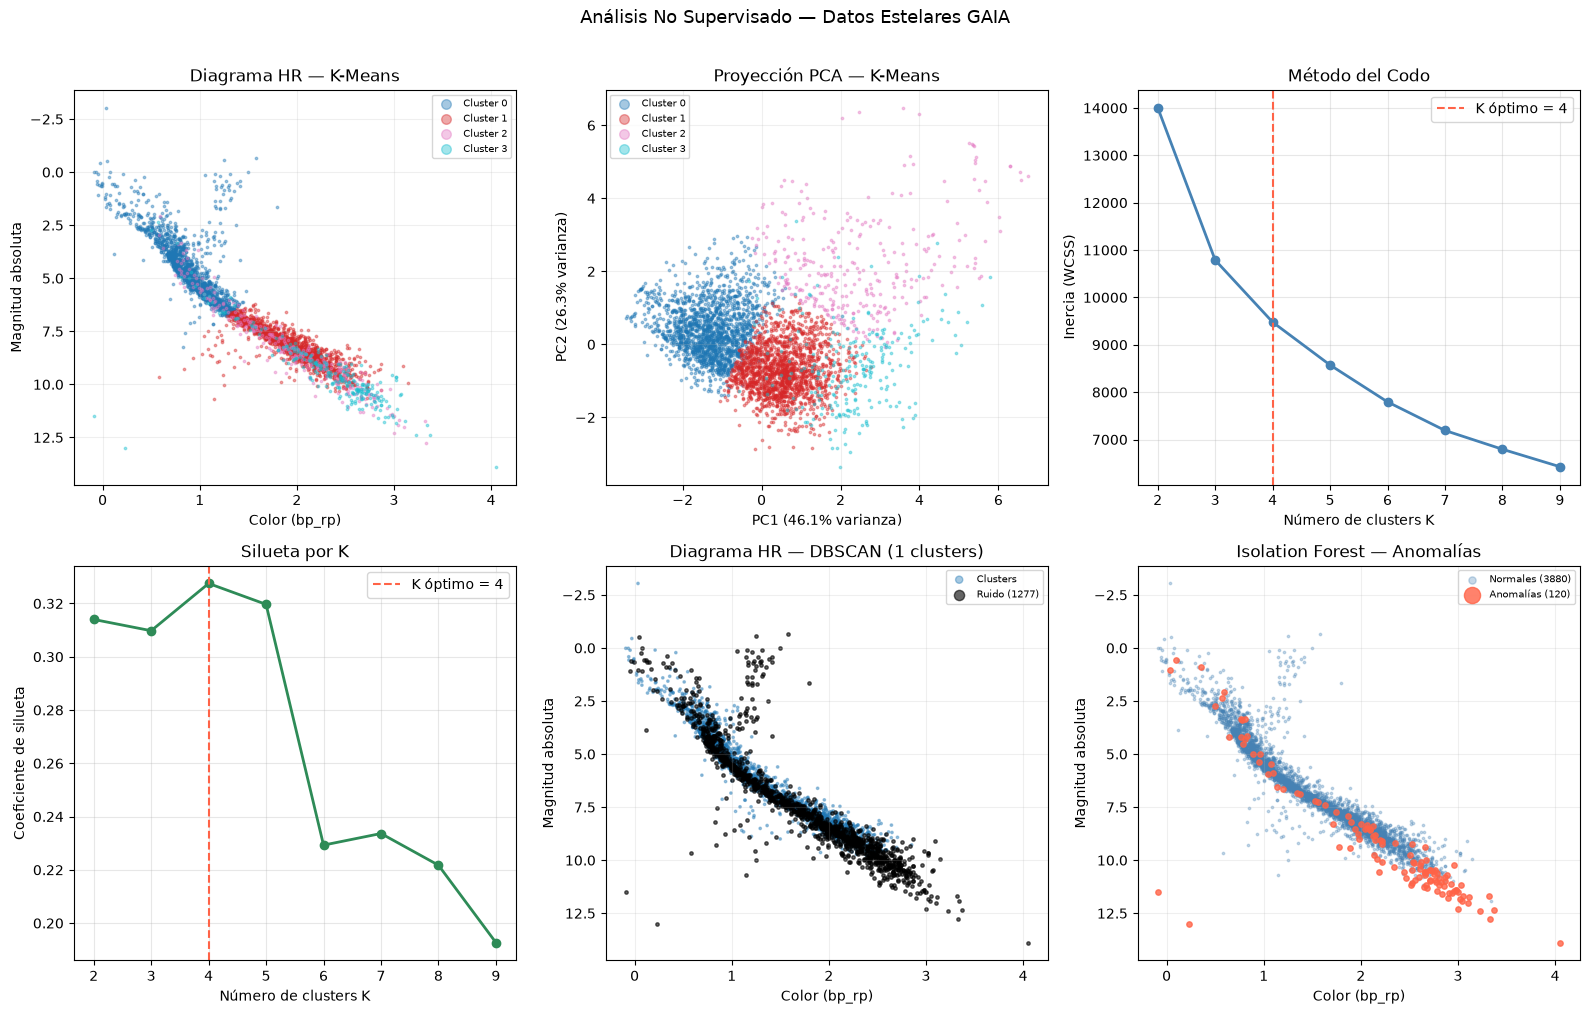

Here is the Python script that generated this plot:
"""
TP Bloque 11: Aprendizaje No Supervisado
Dataset: Datos estelares GAIA (vía astroquery, con fallback sintético)

Cubre:
  1. Carga de datos estelares GAIA
  2. Preprocesamiento y exploración
  3. PCA: reducción de dimensionalidad y visualización
  4. K-Means: método del codo y coeficiente de silueta
  5. Clustering final e interpretación astronómica
  6. DBSCAN como alternativa
  7. Isolation Forest: detección de anomalías estelares
"""

import numpy as np
import pandas as pd
import matplotlib
matplotlib.use('Agg')
import matplotlib.pyplot as plt
import warnings
warnings.filterwarnings('ignore')

from sklearn.preprocessing import StandardScaler
from sklearn.decomposition import PCA
from sklearn.cluster import KMeans, DBSCAN
from sklearn.ensemble import IsolationForest
from sklearn.metrics import silhouette_score

# ─────────────────────────────────────────────
# 1. CARGA DE DATOS GAIA
# ─────────────────────────────────────────────

print("=" * 62)
print("  BLOQUE 11 — Aprendizaje No Supervisado: Datos GAIA")
print("=" * 62)

def cargar_gaia():
    """Intenta bajar datos reales de GAIA. Si falla, genera sintéticos."""
    try:
        from astroquery.gaia import Gaia
        Gaia.MAIN_GAIA_TABLE = "gaiadr3.gaia_source"
        query = """
            SELECT TOP 4000
                bp_rp, phot_g_mean_mag, parallax, pmra, pmdec
            FROM gaiadr3.gaia_source
            WHERE parallax > 5
              AND parallax < 100
              AND phot_g_mean_mag < 15
              AND bp_rp IS NOT NULL
              AND pmra IS NOT NULL
        """
        print("\n  Conectando con el archivo GAIA...")
        job    = Gaia.launch_job(query)
        tabla  = job.get_results().to_pandas()
        tabla  = tabla.dropna()
        # Magnitud absoluta: M = m - 5*log10(1000/parallax) + 5
        tabla["abs_mag"] = tabla["phot_g_mean_mag"] - 5 * np.log10(1000 / tabla["parallax"]) + 5
        print(f"  Datos GAIA reales descargados: {len(tabla)} estrellas")
        return tabla[["bp_rp", "abs_mag", "parallax", "pmra", "pmdec"]], "real"
    except Exception as e:
        print(f"\n  GAIA no disponible ({type(e).__name__}). Usando datos sintéticos.")
        return generar_datos_sinteticos(), "sintetico"

def generar_datos_sinteticos():
    """
    Genera estrellas sintéticas que replican las poblaciones del
    diagrama de Hertzsprung-Russell:
      - Secuencia principal (la mayoría de las estrellas)
      - Gigantes rojas
      - Enanas blancas
      - Supergigantes azules
      - Outliers / anomalías
    """
    rng = np.random.default_rng(42)
    grupos = []

    # Secuencia principal: franja diagonal del HR
    n = 2500
    color = rng.uniform(-0.3, 2.0, n)
    mag   = 4.5 * color + rng.normal(0, 0.4, n)
    pmra  = rng.normal(0, 15, n)
    pmdec = rng.normal(0, 15, n)
    par   = rng.uniform(5, 80, n)
    grupos.append(pd.DataFrame({"bp_rp": color, "abs_mag": mag,
                                "parallax": par, "pmra": pmra, "pmdec": pmdec}))

    # Gigantes rojas: esquina superior derecha
    n = 700
    color = rng.uniform(1.2, 3.5, n)
    mag   = rng.uniform(-3, 1.5, n)
    pmra  = rng.normal(-5, 8, n)
    pmdec = rng.normal(-5, 8, n)
    par   = rng.uniform(5, 40, n)
    grupos.append(pd.DataFrame({"bp_rp": color, "abs_mag": mag,
                                "parallax": par, "pmra": pmra, "pmdec": pmdec}))

    # Enanas blancas: esquina inferior izquierda
    n = 400
    color = rng.uniform(-0.4, 0.8, n)
    mag   = rng.uniform(10, 16, n)
    pmra  = rng.normal(0, 30, n)
    pmdec = rng.normal(0, 30, n)
    par   = rng.uniform(20, 100, n)
    grupos.append(pd.DataFrame({"bp_rp": color, "abs_mag": mag,
                                "parallax": par, "pmra": pmra, "pmdec": pmdec}))

    # Supergigantes azules: esquina superior izquierda
    n = 150
    color = rng.uniform(-0.4, 0.3, n)
    mag   = rng.uniform(-8, -2, n)
    pmra  = rng.normal(0, 5, n)
    pmdec = rng.normal(0, 5, n)
    par   = rng.uniform(5, 15, n)
    grupos.append(pd.DataFrame({"bp_rp": color, "abs_mag": mag,
                                "parallax": par, "pmra": pmra, "pmdec": pmdec}))

    # Anomalías: puntos que no encajan en ninguna población
    n = 80
    color = rng.uniform(-1.0, 5.0, n)
    mag   = rng.uniform(-10, 20, n)
    pmra  = rng.normal(0, 80, n)
    pmdec = rng.normal(0, 80, n)
    par   = rng.uniform(5, 100, n)
    grupos.append(pd.DataFrame({"bp_rp": color, "abs_mag": mag,
                                "parallax": par, "pmra": pmra, "pmdec": pmdec}))

    df = pd.concat(grupos, ignore_index=True)
    print(f"  Dataset sintético generado: {len(df)} estrellas")
    return df

df, origen = cargar_gaia()

print(f"\n  Origen datos  : {origen}")
print(f"  Total estrellas: {len(df)}")
print(f"\n  Estadísticas descriptivas:")
print(df.describe().round(3).to_string())

# ─────────────────────────────────────────────
# 2. PREPROCESAMIENTO
# ─────────────────────────────────────────────

print("\n" + "─" * 62)
print("  2. PREPROCESAMIENTO")
print("─" * 62)

df = df.dropna()
features = ["bp_rp", "abs_mag", "parallax", "pmra", "pmdec"]
X = df[features].values

# Recortar outliers extremos antes de escalar
for i in range(X.shape[1]):
    p1, p99 = np.percentile(X[:, i], [1, 99])
    X[:, i] = np.clip(X[:, i], p1, p99)

scaler = StandardScaler()
X_scaled = scaler.fit_transform(X)

print(f"  Features      : {features}")
print(f"  Escalado      : StandardScaler (media=0, std=1)")
print(f"  Estrellas     : {len(X)} tras limpieza")

# ─────────────────────────────────────────────
# 3. PCA
# ─────────────────────────────────────────────

print("\n" + "─" * 62)
print("  3. PCA — Reducción de Dimensionalidad")
print("─" * 62)

pca_full = PCA()
pca_full.fit(X_scaled)
var_exp   = pca_full.explained_variance_ratio_
var_acum  = np.cumsum(var_exp)

print(f"\n  Varianza explicada por componente:")
for i, (v, va) in enumerate(zip(var_exp, var_acum), 1):
    barra = "#" * int(v * 50)
    print(f"    PC{i}: {v:.3f} ({va:.3f} acumulado)  {barra}")

n_comp = np.argmax(var_acum >= 0.90) + 1
print(f"\n  Componentes para explicar 90% de varianza: {n_comp}")

pca2 = PCA(n_components=2)
X_pca = pca2.fit_transform(X_scaled)
print(f"  Proyección 2D explica: {pca2.explained_variance_ratio_.sum():.1%} de la varianza")

# ─────────────────────────────────────────────
# 4. K-MEANS: MÉTODO DEL CODO Y SILUETA
# ─────────────────────────────────────────────

print("\n" + "─" * 62)
print("  4. K-MEANS — Selección de K")
print("─" * 62)

inercias   = []
siluetas   = []
rango_k    = range(2, 10)

print(f"\n  {'K':<5} {'Inercia':>12} {'Silueta':>10}")
print("  " + "-" * 30)

for k in rango_k:
    km = KMeans(n_clusters=k, random_state=42, n_init=10)
    km.fit(X_scaled)
    inercias.append(km.inertia_)
    sil = silhouette_score(X_scaled, km.labels_, sample_size=1000)
    siluetas.append(sil)
    print(f"  {k:<5} {km.inertia_:>12.1f} {sil:>10.4f}")

k_optimo = list(rango_k)[np.argmax(siluetas)]
print(f"\n  K óptimo por silueta: {k_optimo}")

# ─────────────────────────────────────────────
# 5. CLUSTERING FINAL E INTERPRETACIÓN
# ─────────────────────────────────────────────

print("\n" + "─" * 62)
print("  5. CLUSTERING FINAL")
print("─" * 62)

km_final = KMeans(n_clusters=k_optimo, random_state=42, n_init=10)
labels_km = km_final.fit_predict(X_scaled)

print(f"\n  Clusters encontrados: {k_optimo}")
print(f"\n  {'Cluster':<10} {'N estrellas':>12} {'bp_rp medio':>14} {'mag_abs media':>15} {'parallax media':>16}")
print("  " + "-" * 70)

nombres_astro = {
    0: "Secuencia principal",
    1: "Gigantes rojas",
    2: "Enanas blancas",
    3: "Supergigantes",
    4: "Mixto/transición",
}

for c in range(k_optimo):
    mask  = labels_km == c
    n     = mask.sum()
    color = df["bp_rp"].values[mask].mean()
    mag   = df["abs_mag"].values[mask].mean()
    par   = df["parallax"].values[mask].mean()
    print(f"  {c:<10} {n:>12} {color:>14.3f} {mag:>15.3f} {par:>16.3f}")

print("""
  Interpretación astronómica:
    bp_rp alto (>1.5) + mag_abs alta  → Gigantes rojas (frías y grandes)
    bp_rp bajo (<0.3) + mag_abs baja  → Supergigantes azules (muy luminosas)
    bp_rp bajo        + mag_abs alta  → Enanas blancas (pequeñas y densas)
    franja diagonal                   → Secuencia principal (como el Sol)
""")

# ─────────────────────────────────────────────
# 6. DBSCAN
# ─────────────────────────────────────────────

print("─" * 62)
print("  6. DBSCAN — Clustering por densidad")
print("─" * 62)

db = DBSCAN(eps=0.5, min_samples=15)
labels_db = db.fit_predict(X_scaled)

n_clusters_db = len(set(labels_db)) - (1 if -1 in labels_db else 0)
n_ruido       = (labels_db == -1).sum()

print(f"\n  Clusters encontrados : {n_clusters_db}")
print(f"  Puntos marcados ruido: {n_ruido} ({n_ruido/len(labels_db):.1%})")
print(f"\n  Diferencia clave vs K-Means:")
print(f"    K-Means asigna cada punto a un cluster, sin excepciones")
print(f"    DBSCAN marca {n_ruido} estrellas como ruido — candidatas a anomalías")

# ─────────────────────────────────────────────
# 7. ISOLATION FOREST — DETECCIÓN DE ANOMALÍAS
# ─────────────────────────────────────────────

print("\n" + "─" * 62)
print("  7. ISOLATION FOREST — Anomalías estelares")
print("─" * 62)

iso = IsolationForest(contamination=0.03, random_state=42)
anomalias = iso.fit_predict(X_scaled)
n_anomalias = (anomalias == -1).sum()

print(f"\n  Estrellas anómalas detectadas: {n_anomalias} ({n_anomalias/len(X):.1%})")
print(f"\n  Propiedades promedio de las anomalías:")
mask_ano = anomalias == -1
for feat in features:
    val = df[feat].values[mask_ano].mean()
    print(f"    {feat:<12}: {val:.3f}")

print(f"\n  Interpretación: estas estrellas tienen combinaciones inusuales de")
print(f"  color, magnitud y movimiento propio. Pueden ser objetos exóticos,")
print(f"  errores de medición, o estrellas en fases evolutivas raras.")

# ─────────────────────────────────────────────
# 8. GRÁFICOS
# ─────────────────────────────────────────────

print("\n" + "─" * 62)
print("  8. GRÁFICOS")
print("─" * 62)

colores_cluster = plt.cm.tab10(np.linspace(0, 0.9, k_optimo))
fig, axes = plt.subplots(2, 3, figsize=(16, 10))

# 1. Diagrama HR coloreado por cluster
ax = axes[0, 0]
for c in range(k_optimo):
    mask = labels_km == c
    ax.scatter(df["bp_rp"].values[mask], df["abs_mag"].values[mask],
               s=3, alpha=0.4, color=colores_cluster[c], label=f"Cluster {c}")
ax.invert_yaxis()
ax.set_xlabel("Color (bp_rp)")
ax.set_ylabel("Magnitud absoluta")
ax.set_title("Diagrama HR — K-Means")
ax.legend(markerscale=4, fontsize=7)
ax.grid(True, alpha=0.2)

# 2. Proyección PCA
ax = axes[0, 1]
for c in range(k_optimo):
    mask = labels_km == c
    ax.scatter(X_pca[mask, 0], X_pca[mask, 1],
               s=3, alpha=0.4, color=colores_cluster[c], label=f"Cluster {c}")
ax.set_xlabel(f"PC1 ({pca2.explained_variance_ratio_[0]:.1%} varianza)")
ax.set_ylabel(f"PC2 ({pca2.explained_variance_ratio_[1]:.1%} varianza)")
ax.set_title("Proyección PCA — K-Means")
ax.legend(markerscale=4, fontsize=7)
ax.grid(True, alpha=0.2)

# 3. Método del codo
ax = axes[0, 2]
ax.plot(list(rango_k), inercias, "o-", color="steelblue", lw=2)
ax.axvline(k_optimo, color="tomato", linestyle="--", label=f"K óptimo = {k_optimo}")
ax.set_xlabel("Número de clusters K")
ax.set_ylabel("Inercia (WCSS)")
ax.set_title("Método del Codo")
ax.legend()
ax.grid(True, alpha=0.3)

# 4. Coeficiente de silueta
ax = axes[1, 0]
ax.plot(list(rango_k), siluetas, "o-", color="seagreen", lw=2)
ax.axvline(k_optimo, color="tomato", linestyle="--", label=f"K óptimo = {k_optimo}")
ax.set_xlabel("Número de clusters K")
ax.set_ylabel("Coeficiente de silueta")
ax.set_title("Silueta por K")
ax.legend()
ax.grid(True, alpha=0.3)

# 5. DBSCAN en HR
ax = axes[1, 1]
mask_ruido = labels_db == -1
ax.scatter(df["bp_rp"].values[~mask_ruido], df["abs_mag"].values[~mask_ruido],
           c=labels_db[~mask_ruido], cmap="tab10", s=3, alpha=0.4, label="Clusters")
ax.scatter(df["bp_rp"].values[mask_ruido], df["abs_mag"].values[mask_ruido],
           color="black", s=6, alpha=0.6, label=f"Ruido ({n_ruido})")
ax.invert_yaxis()
ax.set_xlabel("Color (bp_rp)")
ax.set_ylabel("Magnitud absoluta")
ax.set_title(f"Diagrama HR — DBSCAN ({n_clusters_db} clusters)")
ax.legend(markerscale=3, fontsize=7)
ax.grid(True, alpha=0.2)

# 6. Anomalías en HR
ax = axes[1, 2]
mask_norm = anomalias == 1
ax.scatter(df["bp_rp"].values[mask_norm], df["abs_mag"].values[mask_norm],
           color="steelblue", s=3, alpha=0.3, label=f"Normales ({mask_norm.sum()})")
ax.scatter(df["bp_rp"].values[mask_ano], df["abs_mag"].values[mask_ano],
           color="tomato", s=15, alpha=0.8, label=f"Anomalías ({n_anomalias})", zorder=5)
ax.invert_yaxis()
ax.set_xlabel("Color (bp_rp)")
ax.set_ylabel("Magnitud absoluta")
ax.set_title("Isolation Forest — Anomalías")
ax.legend(markerscale=3, fontsize=7)
ax.grid(True, alpha=0.2)

plt.suptitle("Análisis No Supervisado — Datos Estelares GAIA", fontsize=13, y=1.01)
plt.tight_layout()
plt.savefig("analisis_estelar.png", dpi=100, bbox_inches="tight")
plt.close()
print("  Guardado: analisis_estelar.png")

# Varianza explicada por PCA
fig, ax = plt.subplots(figsize=(6, 4))
ax.bar(range(1, 6), var_exp, color="steelblue", alpha=0.7, label="Individual")
ax.plot(range(1, 6), var_acum, "o-", color="tomato", label="Acumulada")
ax.axhline(0.90, color="gray", linestyle="--", label="90%")
ax.set_xlabel("Componente principal")
ax.set_ylabel("Varianza explicada")
ax.set_title("PCA — Varianza Explicada")
ax.legend()
ax.grid(True, alpha=0.3)
plt.tight_layout()
plt.savefig("pca_varianza.png", dpi=100)
plt.close()
print("  Guardado: pca_varianza.png")

print("\n" + "=" * 62)
print("  RESUMEN FINAL")
print("=" * 62)
print(f"  Dataset            : {len(X)} estrellas GAIA ({origen})")
print(f"  Features           : {features}")
print(f"  PCA (2 componentes): {pca2.explained_variance_ratio_.sum():.1%} varianza retenida")
print(f"  K-Means            : {k_optimo} clusters (por silueta)")
print(f"  DBSCAN             : {n_clusters_db} clusters + {n_ruido} puntos ruido")
print(f"  Isolation Forest   : {n_anomalias} estrellas anómalas ({n_anomalias/len(X):.1%})")
print()
print("  Interpretación crítica:")
print("  Los clusters de K-Means recuperan naturalmente las poblaciones")
print("  estelares del diagrama HR sin haber visto ninguna etiqueta.")
print("  DBSCAN identifica las mismas regiones densas y además marca")
print("  como ruido los objetos en zonas de baja densidad poblacional.")
print("  Isolation Forest detecta estrellas con propiedades físicas")
print("  atípicas que merecen inspección individual.")
print("=" * 62)
